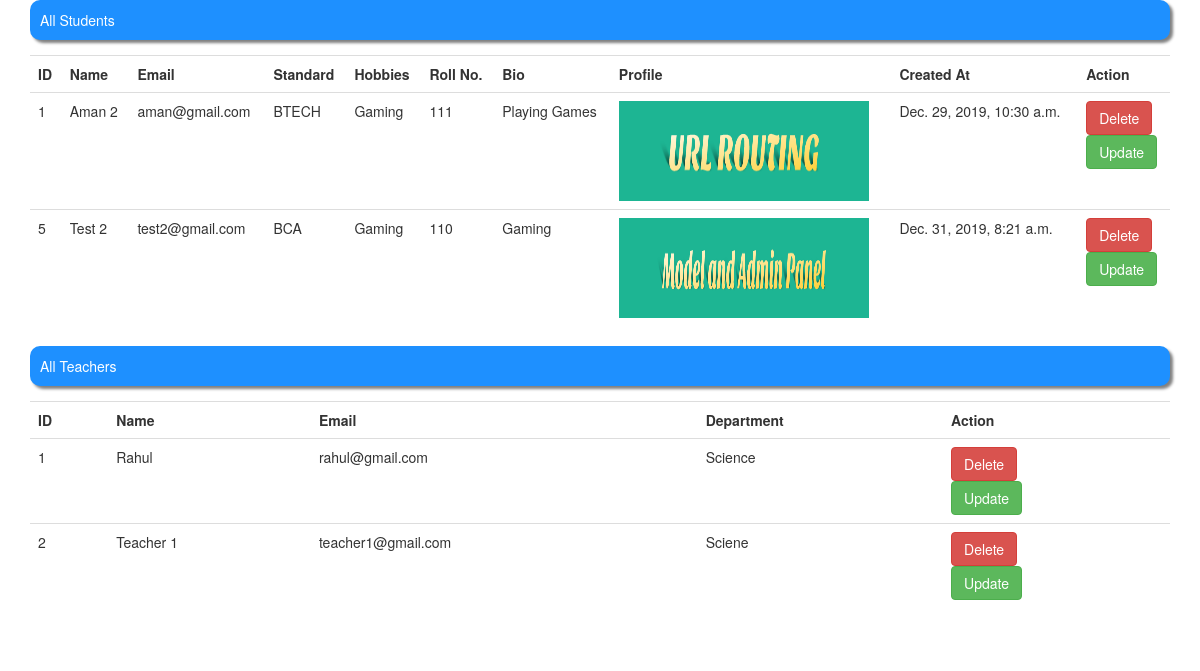
Page /show_all_data (signed in) on the committed database.
### simpleFirstApp/models.py (models this page shows)
class Students(models.Model):
    id=models.AutoField(primary_key=True)
    name=models.CharField(max_length=255)
    email=models.CharField(max_length=255)
    standard=models.CharField(max_length=255)
    hobbies=models.CharField(max_length=255)
    roll_no=models.CharField(max_length=255)
    bio=models.TextField()
    profile_image=models.FileField()
    created_at=models.DateTimeField(auto_now_add=True)
    is_active=models.BooleanField(default=True)
    objects=models.Manager()

class Teachers(models.Model):
    id=models.AutoField(primary_key=True)
    name=models.CharField(max_length=255)
    email=models.CharField(max_length=255)
    department=models.CharField(max_length=255)
    created_at=models.DateTimeField(auto_now_add=True)
    is_active=models.BooleanField(default=True)
    objects=models.Manager()

### simpleFirstApp/views.py (the view)
# urls.py: path('show_all_data', views.show_all_data, name="show_all_data"),
@login_required(login_url="/login_user/")
def show_all_data(request):
    all_teacher=Teachers.objects.all()
    all_student=Students.objects.all()
    return render(request,"show_data.html",{'students':all_student,'teachers':all_teacher})

### simpleFirstApp/templates/show_data.html (shortened to what this page needs)
{% extends 'base_template.html' %}
{% block bodydata %}
<div class="container">
    <div class="row">
        <div class="col-lg-12">
                <div class="form-group bg_blue">
                    All Students
                </div>
                <div class="table">
                <table class="table">
                    <tr>
                        <th>ID</th>
                        <th>Name</th>
                        <th>Email</th>
                        <th>Standard</th>
                        <th>Hobbies</th>
                        <th>Roll No.</th>
                        <th>Bio</th>
                        <th>Profile</th>
                        <th>Created At</th>
                        <th>Action</th>
                    </tr>
                    {% for student in students %}
                        <tr>
                            <td>{{ student.id }}</td>
                            <td>{{ student.name }}</td>
                            <td>{{ student.email }}</td>
                            <td>{{ student.standard }}</td>
                            <td>{{ student.hobbies }}</td>
                            <td>{{ student.roll_no }}</td>
                            <td>{{ student.bio }}</td>
                            <td><img src="/media/{{ student.profile_image }}" style="width:250px;height:100px"></td>
                            <td>{{ student.created_at }}</td>
                            <td><a href="/delete_student/{{student.id}}" class="btn btn-danger">Delete</a><br><a class="btn btn-success" href="/update_student/{{student.id}}">Update</a></td>
                        </tr>
                    {% endfor %}
                </table>
                </div>
        </div>
        <div class="col-lg-12">
                <div class="form-group bg_blue">
                    All Teachers
                </div>
                <div class="table">
                <table class="table">
                    <tr>
                        <th>ID</th>
                        <th>Name</th>
                        <th>Email</th>
                        <th>Department</th>
                        <th>Action</th>
                    </tr>
                    {% for teacher in teachers %}
                    <tr>
                        <td>{{ teacher.id }}</td>
                        <td>{{ teacher.name }}</td>
                        <td>{{ teacher.email }}</td>
                        <td>{{ teacher.department }}</td>
                        <td><a href="/delete_teacher/{{teacher.id}}" class="btn btn-danger">Delete</a><br><a href="/update_teacher/{{teacher.id}}" class="btn btn-success">Update</a></td>
                    </tr>
                    {% endfor %}
                </table>
                </div>
        </div>
    </div>
    <div class="row">
        <div class="col-lg-12">
        </div>
</div>
{% endblock bodydata %}

### simpleFirstApp/templates/show_data.html (style rules this page uses)
.bg_blue { padding:10px; border-radius:10px; box-shadow:3px 3px 3px grey; background:dodgerblue; color:#fff; }

### rows in the picture
Students: id "1", name "Aman 2", email "aman@gmail.com", standard "BTECH", hobbies "Gaming", roll_no "111", bio "Playing Games", profile_image (picture), created_at "Dec. 29, 2019, 10:30 a.m."
Students: id "5", name "Test 2", email "test2@gmail.com", standard "BCA", hobbies "Gaming", roll_no "110", bio "Gaming", profile_image (picture), created_at "Dec. 31, 2019, 8:21 a.m."
Teachers: id "1", name "Rahul", email "rahul@gmail.com", department "Science"
Teachers: id "2", name "Teacher 1", email "teacher1@gmail.com", department "Sciene"
